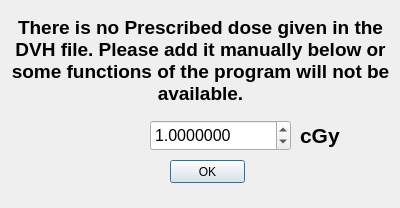
<?xml version="1.0" encoding="UTF-8"?>
<ui version="4.0">
 <class>Predose</class>
 <widget class="QDialog" name="Predose">
  <property name="geometry">
   <rect>
    <x>0</x>
    <y>0</y>
    <width>400</width>
    <height>208</height>
   </rect>
  </property>
  <property name="windowTitle">
   <string>Prescribed Dose</string>
  </property>
  <widget class="QPushButton" name="pushButton">
   <property name="geometry">
    <rect>
     <x>170</x>
     <y>160</y>
     <width>75</width>
     <height>23</height>
    </rect>
   </property>
   <property name="text">
    <string>OK</string>
   </property>
  </widget>
  <widget class="QLabel" name="label">
   <property name="geometry">
    <rect>
     <x>0</x>
     <y>0</y>
     <width>401</width>
     <height>121</height>
    </rect>
   </property>
   <property name="font">
    <font>
     <pointsize>14</pointsize>
     <weight>75</weight>
     <bold>true</bold>
    </font>
   </property>
   <property name="text">
    <string>&lt;html&gt;&lt;head/&gt;&lt;body&gt;&lt;p align=&quot;center&quot;&gt;
There is no Prescribed dose given in the DVH file. 
Please add it manually below 
or some functions of the program will not be available.&lt;/p&gt;&lt;/body&gt;&lt;/html&gt;</string>
   </property>
   <property name="wordWrap">
    <bool>true</bool>
   </property>
  </widget>
  <widget class="QDoubleSpinBox" name="doubleSpinBox">
   <property name="geometry">
    <rect>
     <x>150</x>
     <y>120</y>
     <width>141</width>
     <height>31</height>
    </rect>
   </property>
   <property name="font">
    <font>
     <pointsize>12</pointsize>
    </font>
   </property>
   <property name="decimals">
    <number>7</number>
   </property>
   <property name="maximum">
    <double>100000.000000000000000</double>
   </property>
   <property name="value">
    <double>1.000000000000000</double>
   </property>
  </widget>
  <widget class="QLabel" name="label_2">
   <property name="geometry">
    <rect>
     <x>300</x>
     <y>120</y>
     <width>47</width>
     <height>31</height>
    </rect>
   </property>
   <property name="font">
    <font>
     <pointsize>16</pointsize>
     <weight>75</weight>
     <bold>true</bold>
    </font>
   </property>
   <property name="text">
    <string>cGy</string>
   </property>
  </widget>
 </widget>
 <resources/>
 <connections/>
</ui>
